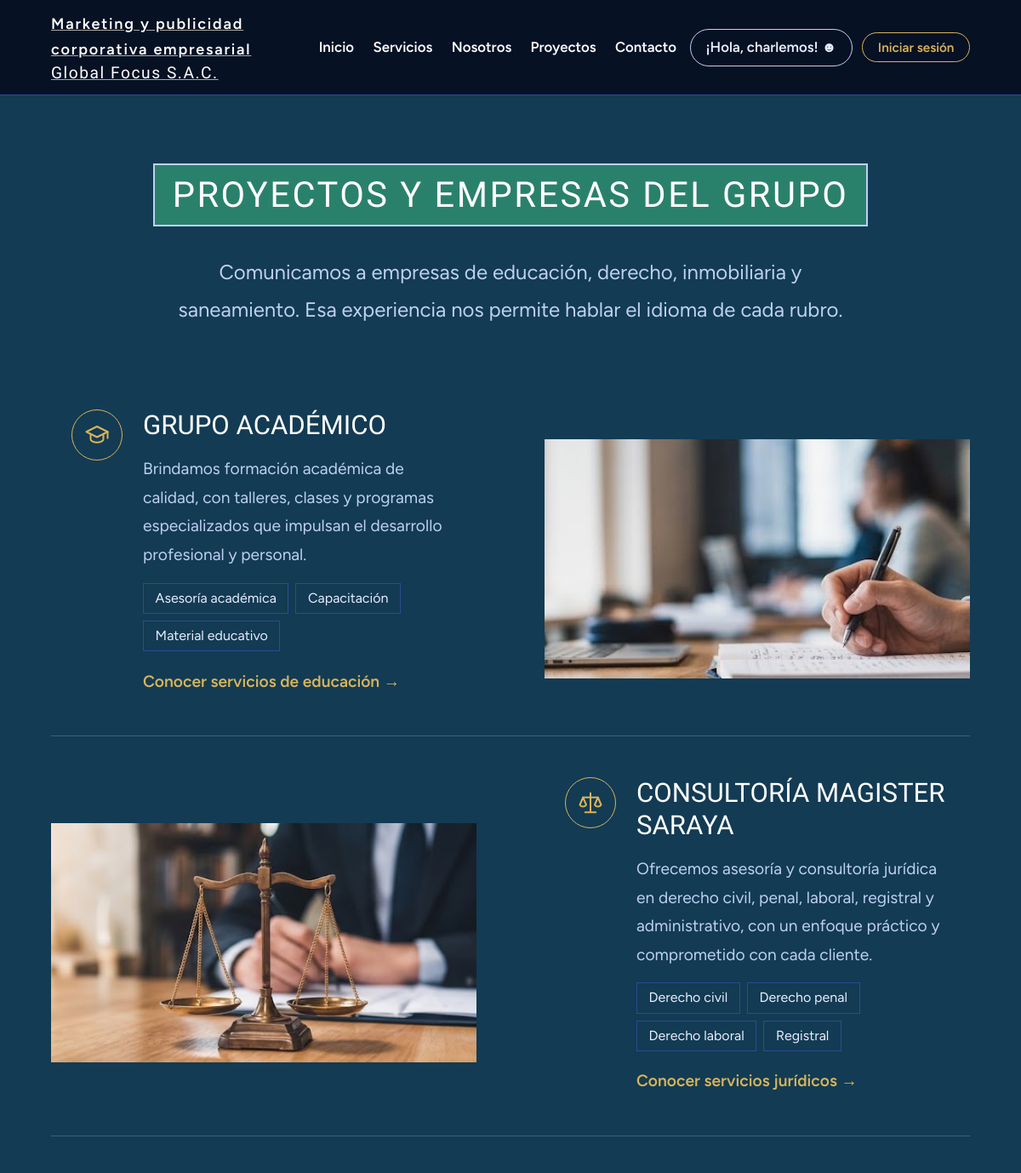
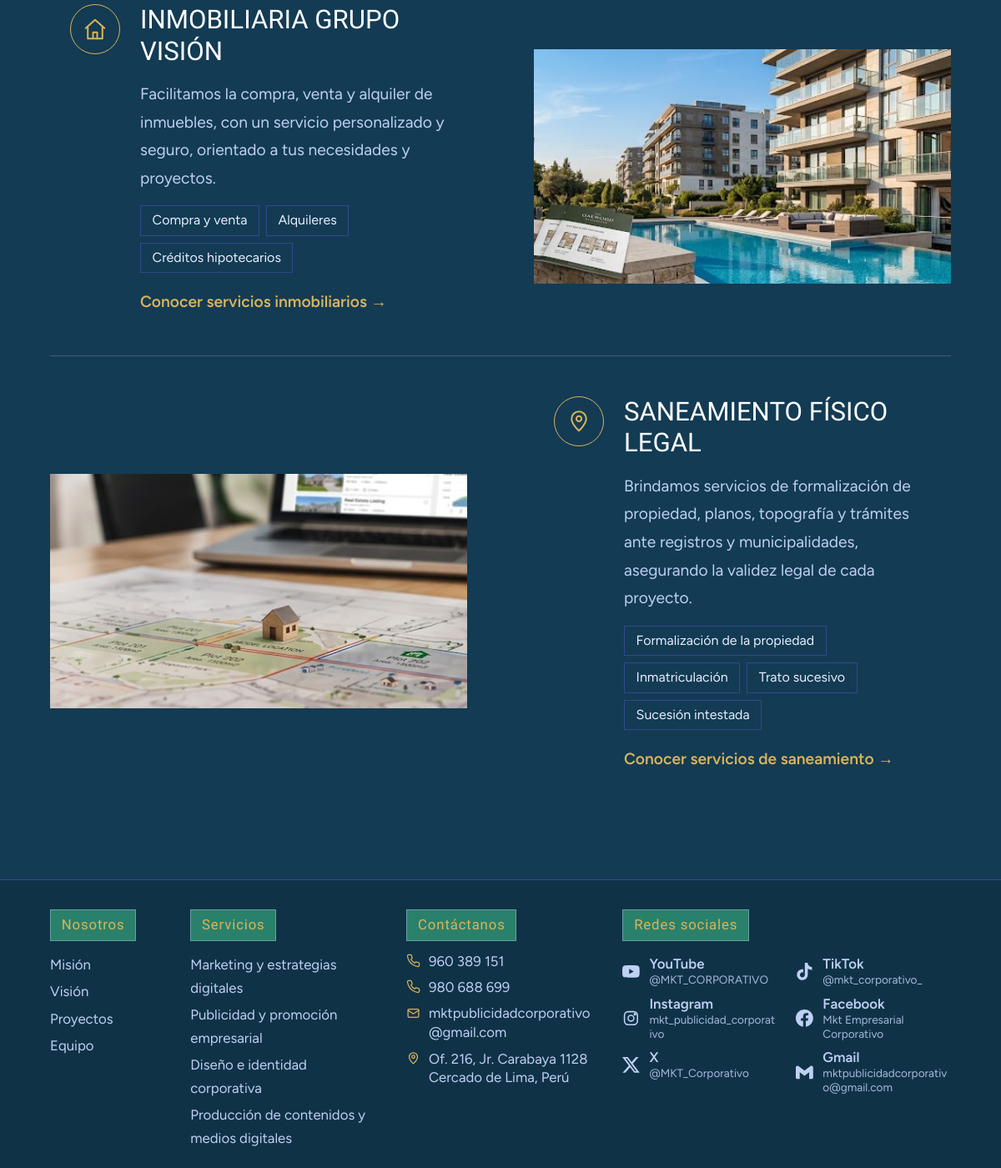
Screenshot of /proyectos with the database file from the repository (2 pictures, top to bottom).
### tables this page shows
CREATE TABLE empresas(
        id INTEGER PRIMARY KEY AUTOINCREMENT, nombre TEXT NOT NULL,
        descripcion TEXT NOT NULL, rubro TEXT NOT NULL, detalle TEXT NOT NULL DEFAULT '', contacto TEXT NOT NULL DEFAULT '');

CREATE TABLE servicios(
        id INTEGER PRIMARY KEY AUTOINCREMENT, titulo TEXT NOT NULL,
        descripcion TEXT NOT NULL, color TEXT NOT NULL, orden INTEGER NOT NULL, categoria TEXT NOT NULL DEFAULT '');

### global_focus/app.py (the view)
@app.route("/proyectos")
def proyectos_page():
    empresas = get_db().execute("SELECT * FROM empresas ORDER BY id ASC").fetchall()
    return render_template("proyectos.html", c=CONFIG, empresas=empresas)

### global_focus/app.py (called while the page is built)
def get_db():
    if "db" not in g:
        g.db = sqlite3.connect(DB_PATH)
        g.db.row_factory = sqlite3.Row
    return g.db

def _grupos():
    filas = get_db().execute("SELECT * FROM servicios ORDER BY orden ASC, id ASC").fetchall()
    grupos = {}
    for f in filas:
        grupos.setdefault(f["categoria"], []).append(f)
    return list(grupos.items())

def _buscar_img(carpeta, nombre):
    for ext in EXT_IMG:
        ruta = f"{carpeta}/{nombre}.{ext}"
        if os.path.exists(os.path.join(BASE, "static", ruta)):
            return ruta
    return None

def img_proyecto(n):
    return _buscar_img("img/proyectos", f"proyecto-{int(n)}")

@app.context_processor
def inyectar():
    grupos = _grupos()
    return {"grupos": grupos, "categorias": [g[0] for g in grupos],
            "img_servicio": img_servicio, "img_equipo": img_equipo, "img_proyecto": img_proyecto, "img_categoria": img_categoria, "img_portada": img_portada,
            "img_contacto": lambda: _buscar_img("img", "contacto"),
            "cuenta": _usuario()}

def _usuario():
    if "u" not in g:
        uid = session.get("uid")
        g.u = get_db().execute("SELECT id, nombre, correo, rol FROM usuarios WHERE id=?", (uid,)).fetchone() if uid else None
    return g.u

### global_focus/templates/proyectos.html (shortened to what this page needs)
{% extends "base.html" %}
{% set iconos = {"Educación": "<path d=\"m2 9 10-5 10 5-10 5z\"/><path d=\"M6 11.500V16c0 1.500 2.700 3 6 3s6-1.500 6-3v-4.500\"/><path d=\"M22 9v6\"/>", "Derecho": "<path d=\"M12 3v18M7 21h10M5 7h14\"/><path d=\"m5 7-3 7a3.500 3.500 0 0 0 6 0zM19 7l-3 7a3.500 3.500 0 0 0 6 0z\"/>", "Inmobiliaria": "<path d=\"M3 11 12 3l9 8\"/><path d=\"M5 10v11h14V10\"/><path d=\"M10 21v-6h4v6\"/>", "Saneamiento": "<path d=\"M12 21s7-6.200 7-11.500A7 7 0 0 0 5 9.500C5 14.800 12 21 12 21z\"/><circle cx=\"12\" cy=\"9.500\" r=\"2.500\"/>"} %}
{% set etiquetas = {"Educación": "servicios de educación", "Derecho": "servicios jurídicos", "Inmobiliaria": "servicios inmobiliarios", "Saneamiento": "servicios de saneamiento"} %}
{% block content %}
<main>
<section class="block pagina-proy" aria-labelledby="h-proy">
  <div class="rv"><h2 id="h-proy">Proyectos y empresas del grupo</h2></div>
  <p class="lead rv">Comunicamos a empresas de educación, derecho, inmobiliaria y saneamiento. Esa experiencia nos permite hablar el idioma de cada rubro.</p>
  <div class="pr-lista">
    {% for e in empresas %}
    {% set im = img_proyecto(loop.index) %}
    <article class="pr{% if loop.index is even %} inv{% endif %} rv" id="empresa{{ loop.index }}">
      <div class="pr-txt">
        <span class="pr-ic"><svg viewBox="0 0 24 24" aria-hidden="true">{{ iconos[e.rubro]|safe }}</svg></span>
        <div>
          <h3>{{ e.nombre }}</h3>
          <p>{{ e.descripcion }}</p>
          {% if e.detalle %}<ul class="chips">{% for d in e.detalle.split('|') %}<li>{{ d }}</li>{% endfor %}</ul>{% endif %}
          <a class="more" href="{{ url_for('index') }}?consulta={{ e.nombre|urlencode }}#contacto">Conocer {{ etiquetas[e.rubro] }} <span aria-hidden="true">→</span></a>
        </div>
      </div>
      <div class="pr-img slot{% if im %} lleno{% endif %}">
        {% if im %}<img src="{{ url_for('static', filename=im) }}" alt="{{ e.nombre }}" loading="lazy">
        {% else %}<span>+ Imagen<small>proyecto-{{ loop.index }}</small></span>{% endif %}
      </div>
    </article>
    {% endfor %}
  </div>
</section>
</main>
{% endblock %}

### global_focus/templates/base.html (shortened to what this page needs)
<!doctype html>
<html lang="es">
<head>
<link rel="stylesheet" href="{{ url_for('static', filename='style.css') }}">
</head>
<body>
<header class="top" id="top">
  <a class="logo" href="{{ url_for('index') }}"><small>Marketing y publicidad corporativa empresarial</small><b>Global Focus S.A.C.</b></a>
  <nav aria-label="Principal">
    <a href="{{ url_for('index') }}">Inicio</a>
    <a href="{{ url_for('servicios_page') }}">Servicios</a>
    <a href="{{ url_for('index') }}#nosotros">Nosotros</a>
    <a href="{{ url_for('proyectos_page') }}">Proyectos</a>
    <a href="{{ url_for('index') }}#contacto">Contacto</a>
  </nav>
  <div class="top-acc">
    <a class="charlemos" href="{{ c.whatsapp_url }}" target="_blank" rel="noopener">¡Hola, charlemos! <span aria-hidden="true">☻</span></a>
    {% if cuenta %}
    <details class="cuenta" id="cuenta-menu">
      <summary class="btn-sesion" aria-label="Menú de tu cuenta">{{ cuenta.nombre.split()[0] }} <span aria-hidden="true">▾</span></summary>
      <div class="cuenta-menu">
        <small>{{ cuenta.correo }}</small>
        {% if cuenta.rol == 'admin' %}<a href="{{ url_for('consultas') }}">Panel de administración</a>
        {% else %}<a href="{{ url_for('index') }}?mis=1#contacto">Mis consultas</a>{% endif %}
        <form method="post" action="{{ url_for('logout') }}"><button type="submit">Cerrar sesión</button></form>
      </div>
    </details>
    {% else %}
    <a class="btn-sesion" href="{{ url_for('login') }}">Iniciar sesión</a>
    {% endif %}
  </div>
</header>
{% block content %}{% endblock %}
<footer class="foot">
  <div class="fcols">
    <div><h4>Nosotros</h4><ul><li><a href="{{ url_for('index') }}#nosotros">Misión</a></li><li><a href="{{ url_for('index') }}#nosotros">Visión</a></li><li><a href="{{ url_for('proyectos_page') }}">Proyectos</a></li><li><a href="{{ url_for('index') }}#equipo">Equipo</a></li></ul></div>
    <div><h4>Servicios</h4><ul>{% for cat in categorias %}<li><a href="{{ url_for('servicios_page') }}#cat{{ loop.index }}">{{ cat }}</a></li>{% endfor %}</ul></div>
    <div class="fcont"><h4>Contáctanos</h4>
      <ul>
        {% for t in c.telefonos %}<li><svg viewBox="0 0 24 24" aria-hidden="true"><path d="M22 16.9v3a2 2 0 0 1-2.2 2 19.8 19.8 0 0 1-8.6-3.1 19.5 19.5 0 0 1-6-6A19.8 19.8 0 0 1 2.1 4.2 2 2 0 0 1 4.1 2h3a2 2 0 0 1 2 1.7c.1 1 .4 1.9.7 2.8a2 2 0 0 1-.5 2.1L8.1 9.9a16 16 0 0 0 6 6l1.3-1.2a2 2 0 0 1 2.1-.4c.9.3 1.8.6 2.8.7a2 2 0 0 1 1.7 2z"/></svg><a href="tel:+51{{ t|replace(' ','') }}">{{ t }}</a></li>{% endfor %}
        <li><svg viewBox="0 0 24 24" aria-hidden="true"><rect x="3" y="5" width="18" height="14" rx="2"/><path d="m3 7 9 6 9-6"/></svg><a href="mailto:{{ c.correo }}">{{ c.correo }}</a></li>
        <li><svg viewBox="0 0 24 24" aria-hidden="true"><path d="M12 21s7-6.2 7-11.5A7 7 0 0 0 5 9.5C5 14.8 12 21 12 21z"/><circle cx="12" cy="9.5" r="2.5"/></svg><a href="https://www.google.com/maps/search/?api=1&query={{ c.mapa_lat }},{{ c.mapa_lng }}" target="_blank" rel="noopener"><span>{{ c.dir_linea1 }}</span><span>{{ c.dir_linea2 }}</span></a></li>
      </ul>
    </div>
    <div class="fsoc"><h4>Redes sociales</h4>
      <div class="redes-cols">
        <ul class="redes">
          <li><a href="{{ c.redes['YouTube'] }}" target="_blank" rel="noopener">
            <span><b>YouTube</b><small>@MKT_CORPORATIVO</small></span></a></li>
          <li><a href="{{ c.redes['Instagram'] }}" target="_blank" rel="noopener">
            <svg viewBox="0 0 24 24" class="st"><rect x="3" y="3" width="18" height="18" rx="5"/><circle cx="12" cy="12" r="4"/><circle cx="17.5" cy="6.5" r="1" fill="currentColor"/></svg>
            <span><b>Instagram</b><small>mkt_publicidad_corporativo</small></span></a></li>
          <li><a href="{{ c.redes['X'] }}" target="_blank" rel="noopener">
            <svg viewBox="0 0 24 24"><path d="M18.901 1.153h3.68l-8.04 9.19L24 22.846h-7.406l-5.8-7.584-6.638 7.584H.474l8.6-9.83L0 1.154h7.594l5.243 6.932ZM17.61 20.644h2.039L6.486 3.24H4.298Z"/></svg>
            <span><b>X</b><small>@MKT_Corporativo</small></span></a></li>
        </ul>
        <ul class="redes">
          <li><a href="{{ c.redes['TikTok'] }}" target="_blank" rel="noopener">
            <span><b>TikTok</b><small>@mkt_corporativo_</small></span></a></li>
          <li><a href="{{ c.redes['Facebook'] }}" target="_blank" rel="noopener">
            <span><b>Facebook</b><small>Mkt Empresarial Corporativo</small></span></a></li>
          <li><a href="https://mail.google.com/mail/?view=cm&fs=1&to={{ c.correo }}&su=Consulta%20desde%20la%20web&body=Hola%2C%20quisiera%20m%C3%A1s%20informaci%C3%B3n%20sobre..." target="_blank" rel="noopener">
            <svg viewBox="0 0 24 24"><path d="M24 5.457v13.909c0 .904-.732 1.636-1.636 1.636h-3.819V11.73L12 16.64l-6.545-4.91v9.273H1.636A1.636 1.636 0 0 1 0 19.366V5.457c0-2.023 2.309-3.178 3.927-1.964L5.455 4.64 12 9.548l6.545-4.91 1.528-1.145C21.69 2.28 24 3.434 24 5.457z"/></svg>
            <span><b>Gmail</b><small>{{ c.correo }}</small></span></a></li>
        </ul>
      </div>
    </div>

### rows the page displays
empresas: nombre "GRUPO ACADÉMICO", descripcion "Brindamos formación académica de calidad, con talleres, clases y programas especializados que impulsan el desarrollo profesional y personal.", d "Asesoría académica" "Capacitación" "Material educativo", rubro "servicios de educación", shows a picture
empresas: nombre "CONSULTORÍA MAGISTER SARAYA", descripcion "Ofrecemos asesoría y consultoría jurídica en derecho civil, penal, laboral, registral y administrativo, con un enfoque práctico y comprometido con cada cliente.", d "Derecho civil" "Derecho penal" "Derecho laboral" "Registral", rubro "servicios jurídicos", shows a picture
empresas: nombre "INMOBILIARIA GRUPO VISIÓN", descripcion "Facilitamos la compra, venta y alquiler de inmuebles, con un servicio personalizado y seguro, orientado a tus necesidades y proyectos.", d "Compra y venta" "Alquileres" "Créditos hipotecarios", rubro "servicios inmobiliarios", shows a picture
empresas: nombre "SANEAMIENTO FÍSICO LEGAL", descripcion "Brindamos servicios de formalización de propiedad, planos, topografía y trámites ante registros y municipalidades, asegurando la validez legal de cada proyecto.", d "Formalización de la propiedad" "Inmatriculación" "Trato sucesivo" "Sucesión intestada", rubro "servicios de saneamiento", shows a picture
servicios: categoria "Marketing y estrategias digitales"
servicios: categoria "Publicidad y promoción empresarial"
servicios: categoria "Diseño e identidad corporativa"
servicios: categoria "Producción de contenidos y medios digitales"

### other values shown
{{ t }} "960 389 151" "980 688 699"
{{ c.correo }} "mktpublicidadcorporativo@gmail.com"
{{ c.dir_linea1 }} "Of. 216, Jr. Carabaya 1128"
{{ c.dir_linea2 }} "Cercado de Lima, Perú"
